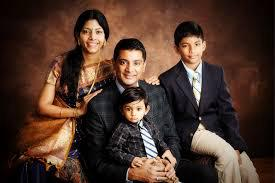
#> input picture 14_March/WhatsApp Image 2024-03-14 at 10.16.12_d23a47bc.jpeg, 275 x 183 px, found by its file name
$ python adult.py
#> lines starting #> are read from the running program, lines starting #| are printed output that depends on the picture; after the words box and inside, x2 and y2 are one past the last pixel; in counts of white or black regions, pixels touching at a corner belong together
import cv2
dataset=cv2.CascadeClassifier('14_March\haarcascade_frontalface_default.xml')
img=cv2.imread('14_March\WhatsApp Image 2024-03-14 at 10.16.12_d23a47bc.jpeg')
#> img is the input picture: shape (183, 275, 3); mean B, G, R 42.9, 53.8, 77.3
cv2.imshow('family picture is here',img)
cv2.waitKey(1000)
gimg=cv2.cvtColor(img,cv2.COLOR_BGR2GRAY)
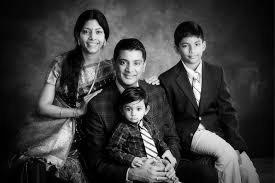
#> gimg: shape (183, 275); min 0, max 255, mean 59.6
fc=dataset.detectMultiScale(gimg)
#> fc = [[78, 21, 29, 29], [177, 33, 31, 31], [115, 51, 31, 31], [122, 99, 26, 26]]

for i in range (0,len(fc)):
    x,y,w,h=fc[i]
    if (w>=27):
        cv2.rectangle(img,(x,y),(x+w,y+h),(i*5,255-i,i*10),2)
        cv2.imshow('Adults are',img)
        cv2.waitKey()
    else:
        cv2.rectangle(img,(x,y),(x+w,y+h),(i*5,255-i,i*10),2)
        cv2.imshow('Childs are',img)
        cv2.waitKey()
#> this loop made 4 passes
#> pass 1, `cv2.imshow('Adults are',img)`:
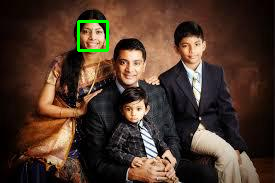
#> window 'Adults are': shape (183, 275, 3); mean B, G, R 42.6, 55.1, 76.7
#> pass 2, `cv2.imshow('Adults are',img)`:
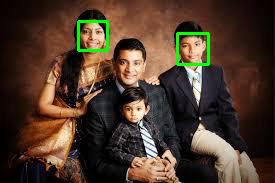
#> window 'Adults are': shape (183, 275, 3); mean B, G, R 42.2, 56.5, 76.1
#> after the loop:
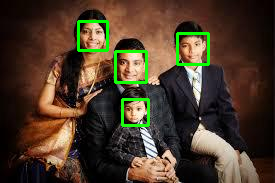
#> img: shape (183, 275, 3); 2.76% of pixels changed, all inside (x1, y1, x2, y2) = (77, 20, 210, 127)

$ run again, with 14_March/WhatsApp Image 2024-03-14 at 09.41.19_67ca0a5a.jpeg copied over 14_March/WhatsApp Image 2024-03-14 at 10.16.12_d23a47bc.jpeg
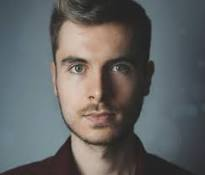
#> input picture 14_March/WhatsApp Image 2024-03-14 at 09.41.19_67ca0a5a.jpeg, 205 x 175 px, found by its file name
#> img is the input picture: shape (175, 205, 3); mean B, G, R 98.9, 99.1, 98.1
#> `gimg=cv2.cvtColor(img,cv2.COLOR_BGR2GRAY)`:
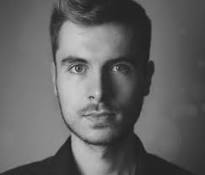
#> gimg: shape (175, 205); min 22, max 210, mean 98.8
#> fc = [[44, 25, 110, 110]]
#> the loop `for i in range (0,len(fc)):` made 1 pass
#> pass 1, `cv2.imshow('Adults are',img)`:
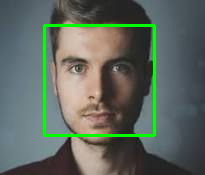
#> window 'Adults are': shape (175, 205, 3); mean B, G, R 94.7, 104.3, 94.1

$ run again, with 14_March/supporting-adult-children.jpeg copied over 14_March/WhatsApp Image 2024-03-14 at 10.16.12_d23a47bc.jpeg
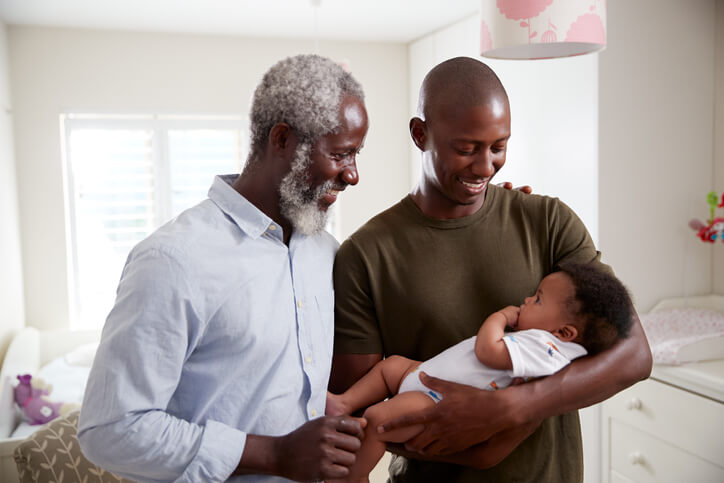
#> input picture 14_March/supporting-adult-children.jpeg, 724 x 483 px, found by its file name
#> img is the input picture: shape (483, 724, 3); mean B, G, R 154.3, 157.2, 167.3
#> `gimg=cv2.cvtColor(img,cv2.COLOR_BGR2GRAY)`:
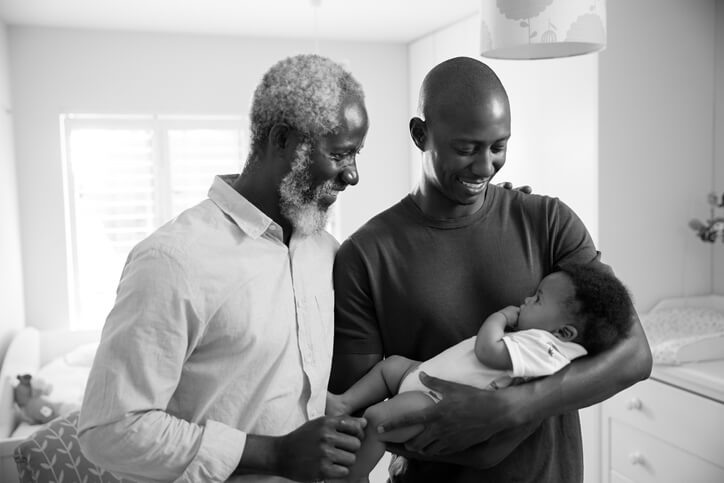
#> gimg: shape (483, 724); min 0, max 255, mean 159.9
#> fc = [[452, 124, 66, 66]]
#> the loop `for i in range (0,len(fc)):` made 1 pass
#> pass 1, `cv2.imshow('Adults are',img)`:
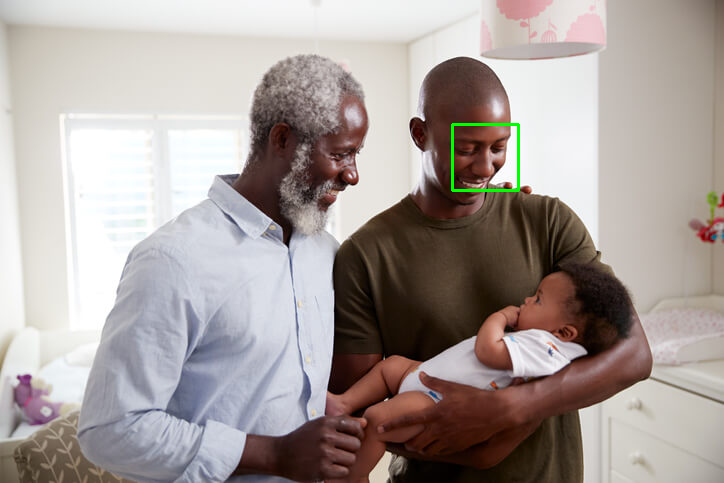
#> window 'Adults are': shape (483, 724, 3); mean B, G, R 154, 157.5, 167
